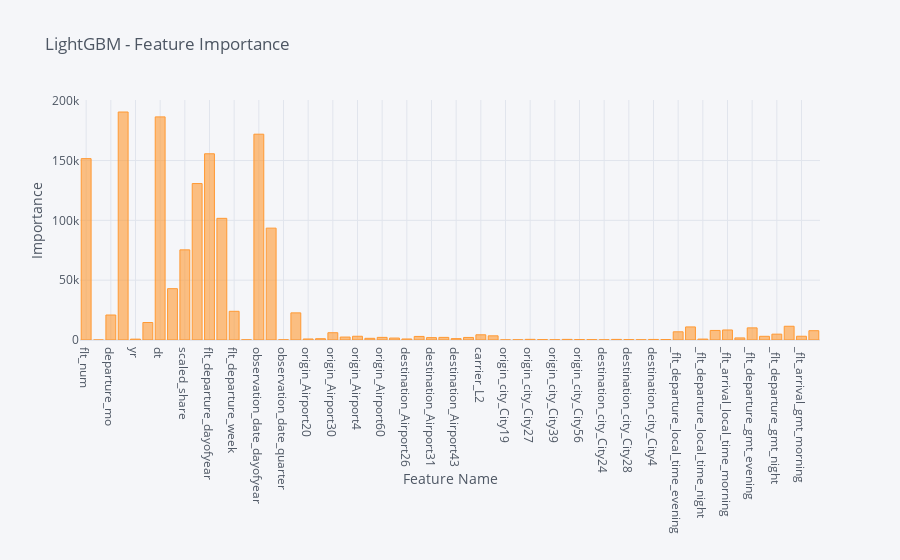

The code cell stored with this chart in its notebook:
### Code cell
feature_imp_df.iplot(x='feature_name',y='feature_importance',kind='bar',title='LightGBM - Feature Importance',xTitle='Feature Name',yTitle='Importance')

### Figure 1 — Plotly figure (JSON) as saved in the notebook; plotly's stock layout.template omitted (floating-point values rounded to 4 significant figures)
{"data": [{"marker": {"color": "rgba(255, 153, 51, 0.6)", "line": {"color": "rgba(255, 153, 51, 1.0)", "width": 1}}, "name": "feature_importance", "orientation": "v", "text": "", "type": "bar", "x": ["flt_num", "departure_yr", "departure_mo", "departure_dt", "yr", "mo", "dt", "scaled_demand", "scaled_share", "flight_travel_duration", "flt_departure_dayofyear", "flt_departure_weekday", "flt_departure_week", "flt_departure_quarter", "observation_date_dayofyear", "observation_date_weekday", "observation_date_quarter", "observation_date_week", "origin_Airport20", "origin_Airport26", "origin_Airport30", "origin_Airport31", "origin_Airport4", "origin_Airport43", "origin_Airport60", "destination_Airport20", "destination_Airport26", "destination_Airport30", "destination_Airport31", "destination_Airport4", "destination_Airport43", "destination_Airport60", "carrier_L2", "carrier_L3", "origin_city_City19", "origin_city_City24", "origin_city_City27", "origin_city_City28", "origin_city_City39", "origin_city_City4", "origin_city_City56", "destination_city_City19", "destination_city_City24", "destination_city_City27", "destination_city_City28", "destination_city_City39", "destination_city_City4", "destination_city_City56", "_flt_departure_local_time_evening", "_flt_departure_local_time_morning", "_flt_departure_local_time_night", "_flt_arrival_local_time_evening", "_flt_arrival_local_time_morning", "_flt_arrival_local_time_night", "_flt_departure_gmt_evening", "_flt_departure_gmt_morning", "_flt_departure_gmt_night", "_flt_arrival_gmt_evening", "_flt_arrival_gmt_morning", "_flt_arrival_gmt_night"], "y": [151588, 0, 20900, 190576, 718, 14617, 186492, 42902, 75333, 130768, 155662, 101695, 23989, 158, 172026, 93508, 169, 22683, 863, 1081, 6082, 2454, 3124, 1402, 2182, 1619, 857, 2982, 1999, 2179, 1133, 2137, 4356, 3491, 128, 186, 543, 360, 217, 521, 404, 311, 174, 504, 349, 221, 460, 403, 6851, 10923, 760, 7979, 8372, 1727, 10138, 3085, 4887, 11489, 3141, 7786]}], "layout": {"legend": {"bgcolor": "#F5F6F9", "font": {"color": "#4D5663"}}, "paper_bgcolor": "#F5F6F9", "plot_bgcolor": "#F5F6F9", "title": {"font": {"color": "#4D5663"}, "text": "LightGBM - Feature Importance"}, "xaxis": {"gridcolor": "#E1E5ED", "showgrid": true, "tickfont": {"color": "#4D5663"}, "title": {"font": {"color": "#4D5663"}, "text": "Feature Name"}, "zerolinecolor": "#E1E5ED"}, "yaxis": {"gridcolor": "#E1E5ED", "showgrid": true, "tickfont": {"color": "#4D5663"}, "title": {"font": {"color": "#4D5663"}, "text": "Importance"}, "zerolinecolor": "#E1E5ED"}}}
